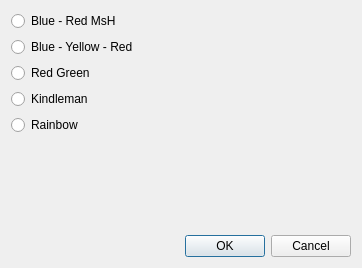
<?xml version="1.0" encoding="UTF-8"?>
<ui version="4.0">
 <class>chooseMap</class>
 <widget class="QDialog" name="chooseMap">
  <property name="geometry">
   <rect>
    <x>0</x>
    <y>0</y>
    <width>362</width>
    <height>268</height>
   </rect>
  </property>
  <property name="windowTitle">
   <string>Dialog</string>
  </property>
  <layout class="QVBoxLayout" name="verticalLayout">
   <item>
    <widget class="QRadioButton" name="radioButton">
     <property name="text">
      <string>Blue - Red MsH</string>
     </property>
    </widget>
   </item>
   <item>
    <widget class="QRadioButton" name="radioButton_3">
     <property name="text">
      <string>Blue - Yellow - Red</string>
     </property>
    </widget>
   </item>
   <item>
    <widget class="QRadioButton" name="radioButton_4">
     <property name="text">
      <string>Red Green</string>
     </property>
    </widget>
   </item>
   <item>
    <widget class="QRadioButton" name="radioButton_6">
     <property name="text">
      <string>Kindleman</string>
     </property>
    </widget>
   </item>
   <item>
    <widget class="QRadioButton" name="radioButton_5">
     <property name="text">
      <string>Rainbow</string>
     </property>
    </widget>
   </item>
   <item>
    <spacer name="verticalSpacer">
     <property name="orientation">
      <enum>Qt::Vertical</enum>
     </property>
     <property name="sizeHint" stdset="0">
      <size>
       <width>20</width>
       <height>40</height>
      </size>
     </property>
    </spacer>
   </item>
   <item>
    <widget class="QDialogButtonBox" name="buttonBox">
     <property name="orientation">
      <enum>Qt::Horizontal</enum>
     </property>
     <property name="standardButtons">
      <set>QDialogButtonBox::Cancel|QDialogButtonBox::Ok</set>
     </property>
    </widget>
   </item>
  </layout>
 </widget>
 <resources/>
 <connections>
  <connection>
   <sender>buttonBox</sender>
   <signal>accepted()</signal>
   <receiver>chooseMap</receiver>
   <slot>accept()</slot>
   <hints>
    <hint type="sourcelabel">
     <x>248</x>
     <y>254</y>
    </hint>
    <hint type="destinationlabel">
     <x>157</x>
     <y>274</y>
    </hint>
   </hints>
  </connection>
  <connection>
   <sender>buttonBox</sender>
   <signal>rejected()</signal>
   <receiver>chooseMap</receiver>
   <slot>reject()</slot>
   <hints>
    <hint type="sourcelabel">
     <x>316</x>
     <y>260</y>
    </hint>
    <hint type="destinationlabel">
     <x>286</x>
     <y>274</y>
    </hint>
   </hints>
  </connection>
 </connections>
</ui>
